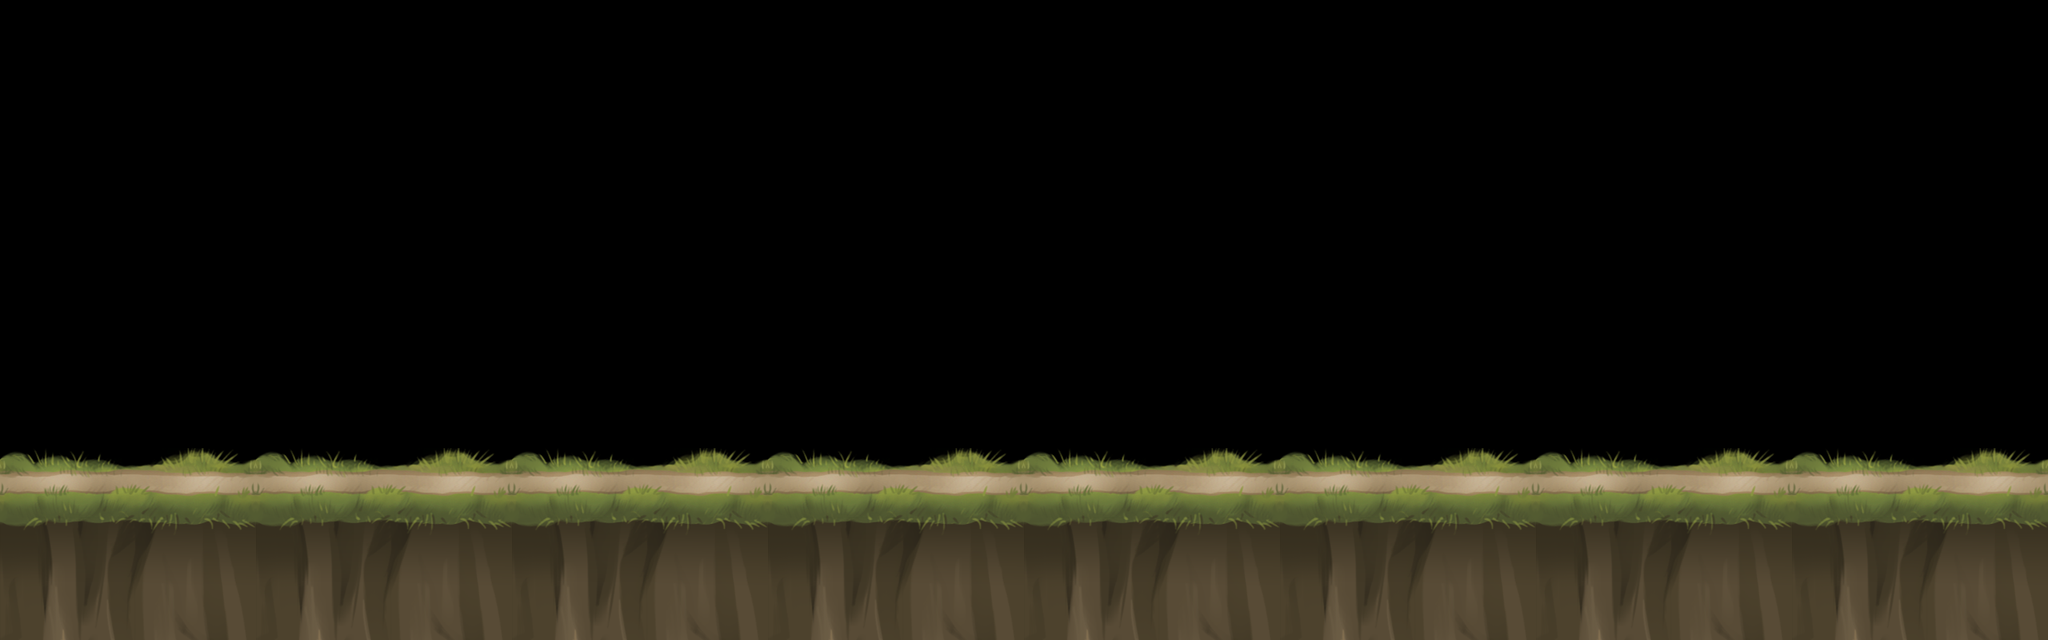

A 2D game scene composited from a Tiled map and its tileset images. What follows is a short description and the map's XML, with every tile layer's data as written:
An orthogonal 32x10 tile map with 80x80 px tiles, 6 tile layers (bg, tree, street2, river, ...), 9 tilesets and 2 objects.

<map version="1.0" orientation="orthogonal" renderorder="right-down" width="32" height="10" tilewidth="80" tileheight="80" nextobjectid="92">
 <tileset firstgid="1" name="bg" tilewidth="1280" tileheight="800" tilecount="1" columns="1">
  <image source="bg.jpg" trans="ff00ff" width="1280" height="800" />
 </tileset>
 <tileset firstgid="2" name="street" tilewidth="80" tileheight="80" tilecount="18" columns="6">
  <image source="street.png" trans="ff00ff" width="480" height="240" />
 </tileset>
 <tileset firstgid="20" name="street2" tilewidth="80" tileheight="80" tilecount="30" columns="6">
  <image source="street2.png" trans="ff00ff" width="480" height="400" />
 </tileset>
 <tileset firstgid="50" name="tree1" tilewidth="80" tileheight="80" tilecount="48" columns="6">
  <image source="tree1.png" trans="ff00ff" width="480" height="640" />
 </tileset>
 <tileset firstgid="98" name="feral" tilewidth="80" tileheight="80" tilecount="6" columns="2">
  <image source="feral.png" trans="ff00ff" width="160" height="240" />
 </tileset>
 <tileset firstgid="104" name="stone2" tilewidth="80" tileheight="80" tilecount="2" columns="1">
  <image source="stone2.png" trans="ff00ff" width="80" height="160" />
 </tileset>
 <tileset firstgid="106" name="stone1" tilewidth="80" tileheight="80" tilecount="1" columns="1">
  <image source="stone1.png" trans="ff00ff" width="80" height="80" />
 </tileset>
 <tileset firstgid="107" name="stele" tilewidth="80" tileheight="80" tilecount="6" columns="2">
  <image source="stele.png" trans="ff00ff" width="160" height="240" />
 </tileset>
 <tileset firstgid="113" name="river" tilewidth="80" tileheight="80" tilecount="9" columns="3">
  <image source="river.png" trans="ff00ff" width="240" height="240" />
 </tileset>
 <layer name="bg" width="32" height="10">
  <data encoding="csv">
44,44,44,44,44,44,44,44,44,44,44,44,44,44,44,44,44,44,44,44,44,44,44,44,44,44,44,44,44,44,44,44,
44,44,44,44,44,44,44,44,44,44,44,44,44,44,44,44,44,44,44,44,44,44,44,44,44,44,44,44,44,44,44,44,
44,44,44,44,44,44,44,44,44,44,44,44,44,44,44,44,44,44,44,44,44,44,44,44,44,44,44,44,44,44,44,44,
44,44,44,44,44,44,44,44,44,44,44,44,44,44,44,44,44,44,44,44,44,44,44,44,44,44,44,44,44,44,44,44,
44,44,44,44,44,44,44,44,44,44,44,44,44,44,44,44,44,44,44,44,44,44,44,44,44,44,44,44,44,44,44,44,
44,44,44,44,44,44,44,44,44,44,44,44,44,44,44,44,44,44,44,44,44,44,44,44,44,44,44,44,44,44,44,44,
44,44,44,44,44,44,44,44,44,44,44,44,44,44,44,44,44,44,44,44,44,44,44,44,44,44,44,44,44,44,44,44,
44,44,44,44,44,44,44,44,44,44,44,44,44,44,44,44,44,44,44,44,44,44,44,44,44,44,44,44,44,44,44,44,
0,0,0,0,0,0,0,0,0,0,0,0,0,0,0,0,0,0,0,0,0,0,0,0,0,0,0,0,0,0,0,0,
0,0,0,0,0,0,0,0,0,0,0,0,0,0,0,0,0,0,0,0,0,0,0,0,0,0,0,0,0,0,0,0
</data>
 </layer>
 <layer name="tree" width="32" height="10">
  <data encoding="csv">
0,0,0,0,0,0,0,0,0,0,0,0,0,0,0,0,0,0,0,0,0,0,0,0,0,0,0,0,0,0,0,0,
0,0,0,0,0,0,0,0,0,0,0,0,0,0,0,0,0,0,0,0,0,0,0,0,0,0,0,0,0,0,0,0,
0,0,0,0,0,0,0,0,0,0,0,0,0,0,0,0,0,0,0,0,0,0,0,0,0,0,0,0,0,0,0,0,
0,0,0,0,0,0,0,0,0,0,0,0,0,0,0,0,0,0,0,0,0,0,0,0,0,0,0,0,0,0,0,0,
0,0,0,0,0,0,0,0,0,0,0,0,0,0,0,0,0,0,0,0,0,0,0,0,0,0,0,0,0,0,0,0,
0,0,0,0,0,0,0,0,0,0,0,0,0,0,0,0,0,0,0,0,0,0,0,0,0,0,0,0,0,0,0,0,
0,0,0,0,0,0,0,0,0,0,0,0,0,0,0,0,0,0,0,0,0,0,0,0,0,0,0,0,0,0,0,0,
0,0,0,0,0,0,0,0,0,0,0,0,0,0,0,0,0,0,0,0,0,0,0,0,0,0,0,0,0,0,0,0,
0,0,0,0,0,0,0,0,0,0,0,0,0,0,0,0,0,0,0,0,0,0,0,0,0,0,0,0,0,0,0,0,
0,0,0,0,0,0,0,0,0,0,0,0,0,0,0,0,0,0,0,0,0,0,0,0,0,0,0,0,0,0,0,0
</data>
 </layer>
 <layer name="street2" width="32" height="10">
  <data encoding="csv">
0,0,0,0,0,0,0,0,0,0,0,0,0,0,0,0,0,0,0,0,0,0,0,0,0,0,0,0,0,0,0,0,
0,0,0,0,0,0,0,0,0,0,0,0,0,0,0,0,0,0,0,0,0,0,0,0,0,0,0,0,0,0,0,0,
0,0,0,0,0,0,0,0,0,0,0,0,0,0,0,0,0,0,0,0,0,0,0,0,0,0,0,0,0,0,0,0,
0,0,0,0,0,0,0,0,0,0,0,0,0,0,0,0,0,0,0,0,0,0,0,0,0,0,0,0,0,0,0,0,
0,0,0,0,0,0,0,0,0,0,0,0,0,0,0,0,0,0,0,0,0,0,0,0,0,0,0,0,0,0,0,0,
0,0,0,0,0,0,0,0,0,0,0,0,0,0,0,0,0,0,0,0,0,0,0,0,0,0,0,0,0,0,0,0,
0,0,0,0,0,0,0,0,0,0,0,0,0,0,0,0,0,0,0,0,0,0,0,0,0,0,0,0,0,0,0,0,
0,0,0,0,0,0,0,0,0,0,0,0,0,0,0,0,0,0,0,0,0,0,0,0,0,0,0,0,0,0,5,6,
0,0,0,0,0,0,0,0,0,0,0,0,0,0,0,0,0,0,0,0,0,0,0,0,0,0,0,0,0,0,11,12,
0,0,0,0,0,0,0,0,0,0,0,0,0,0,0,0,0,0,0,0,0,0,0,0,0,0,0,0,0,0,17,18
</data>
 </layer>
 <layer name="river" width="32" height="10">
  <data encoding="csv">
0,0,0,0,0,0,0,0,0,0,0,0,0,0,0,0,0,0,0,0,0,0,0,0,0,0,0,0,0,0,0,0,
0,0,0,0,0,0,0,0,0,0,0,0,0,0,0,0,0,0,0,0,0,0,0,0,0,0,0,0,0,0,0,0,
0,0,0,0,0,0,0,0,0,0,0,0,0,0,0,0,0,0,0,0,0,0,0,0,0,0,0,0,0,0,0,0,
0,0,0,0,0,0,0,0,0,0,0,0,0,0,0,0,0,0,0,0,0,0,0,0,0,0,0,0,0,0,0,0,
0,0,0,0,0,0,0,0,0,0,0,0,0,0,0,0,0,0,0,0,0,0,0,0,0,0,0,0,0,0,0,0,
0,0,0,0,0,0,0,0,0,0,0,0,0,0,0,0,0,0,0,0,0,0,0,0,0,0,0,0,0,0,0,0,
0,0,0,0,0,0,0,0,0,0,0,0,0,0,0,0,0,0,0,0,0,0,0,0,0,0,0,0,0,0,0,0,
0,0,0,0,0,0,0,0,0,0,0,0,0,0,0,0,0,0,0,0,0,0,0,0,0,0,0,0,0,0,0,0,
0,0,0,0,0,0,0,0,0,0,0,0,0,0,0,0,0,0,0,0,0,0,0,0,0,0,0,0,0,0,0,0,
0,0,0,0,0,0,0,0,0,0,0,0,0,0,0,0,0,0,0,0,0,0,0,0,0,0,0,0,0,0,0,0
</data>
 </layer>
 <layer name="street" width="32" height="10">
  <data encoding="csv">
0,0,0,0,0,0,0,0,0,0,0,0,0,0,0,0,0,0,0,0,0,0,0,0,0,0,0,0,0,0,0,0,
0,0,0,0,0,0,0,0,0,0,0,0,0,0,0,0,0,0,0,0,0,0,0,0,0,0,0,0,0,0,0,0,
0,0,0,0,0,0,0,0,0,0,0,0,0,0,0,0,0,0,0,0,0,0,0,0,0,0,0,0,0,0,0,0,
0,0,0,0,0,0,0,0,0,0,0,0,0,0,0,0,0,0,0,0,0,0,0,0,0,0,0,0,0,0,0,0,
0,0,0,0,0,0,0,0,0,0,0,0,0,0,0,0,0,0,0,0,0,0,0,0,0,0,0,0,0,0,0,0,
0,0,0,0,0,0,0,0,0,0,0,0,0,0,0,0,0,0,0,0,0,0,0,0,0,0,0,0,0,0,0,0,
0,0,0,0,0,0,0,0,0,0,0,0,0,0,0,0,0,0,0,0,0,0,0,0,0,0,0,0,0,0,0,0,
3,4,5,6,3,4,5,6,3,4,5,6,3,4,5,6,3,4,5,6,3,4,5,6,3,4,5,6,3,4,0,0,
9,10,11,12,9,10,11,12,9,10,11,12,9,10,11,12,9,10,11,12,9,10,11,12,9,10,11,12,9,10,0,0,
15,16,17,18,15,16,17,18,15,16,17,18,15,16,17,18,15,16,17,18,15,16,17,18,15,16,17,18,15,16,0,0
</data>
 </layer>
 <layer name="decorate" width="32" height="10">
  <data encoding="csv">
0,0,0,0,0,0,0,0,0,0,0,0,0,0,0,0,0,0,0,0,0,0,0,0,0,0,0,0,0,0,0,0,
0,0,0,0,0,0,0,0,0,0,0,0,0,0,0,0,0,0,0,0,0,0,0,0,0,0,0,0,0,0,0,0,
0,0,0,0,0,0,0,0,0,0,0,0,0,0,0,0,0,0,0,0,0,0,0,0,0,0,0,0,0,0,0,0,
0,0,0,0,0,0,0,0,0,0,0,0,0,0,0,0,0,0,0,0,0,0,0,0,0,0,0,0,0,0,0,0,
0,0,0,0,0,0,0,0,0,0,0,0,0,0,0,0,0,0,0,0,0,0,0,0,0,0,0,0,0,0,0,0,
0,0,0,0,0,0,0,0,0,0,0,0,0,0,0,0,0,0,0,0,0,0,0,0,0,0,0,0,0,0,0,0,
0,0,0,0,0,0,0,0,0,0,0,0,0,0,0,0,0,0,0,0,0,0,0,0,0,0,0,0,0,0,0,0,
0,0,0,0,0,0,0,0,0,0,0,0,0,0,0,0,0,0,0,0,0,0,0,0,0,0,0,0,0,0,0,0,
0,0,0,0,0,0,0,0,0,0,0,0,0,0,0,0,0,0,0,0,0,0,0,0,0,0,0,0,0,0,0,0,
0,0,0,0,0,0,0,0,0,0,0,0,0,0,0,0,0,0,0,0,0,0,0,0,0,0,0,0,0,0,0,0
</data>
 </layer>
 <objectgroup name="ground">
  <object id="87" x="0" y="606.061" width="2556" height="1" />
 </objectgroup>
 <objectgroup name="under_ground">
  <object id="91" x="3.22727" y="640.841" width="2556" height="4.18182" />
 </objectgroup>
</map>
